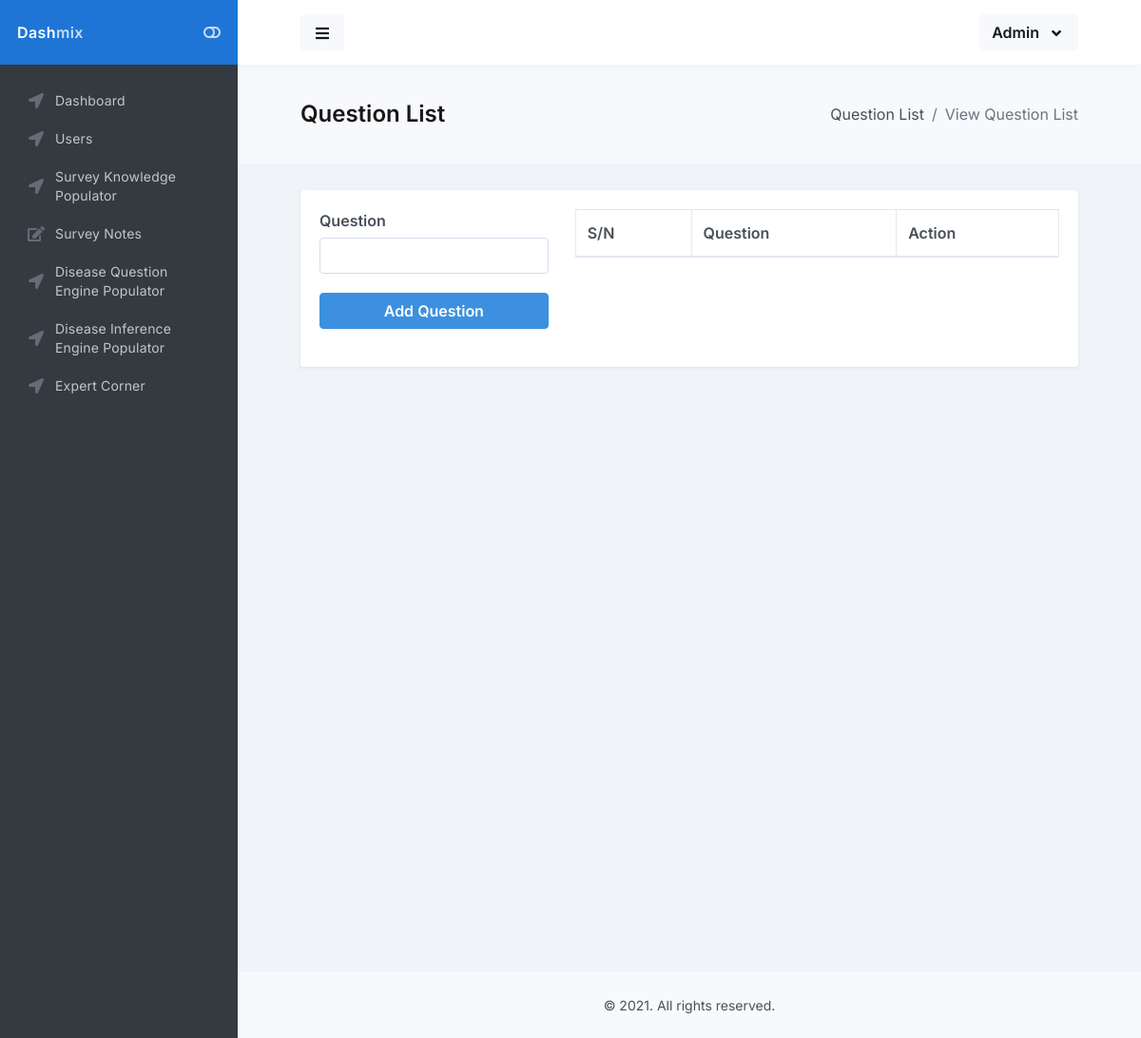
The app's page /admin/disease_question_list.php?disease_id=1, older data.
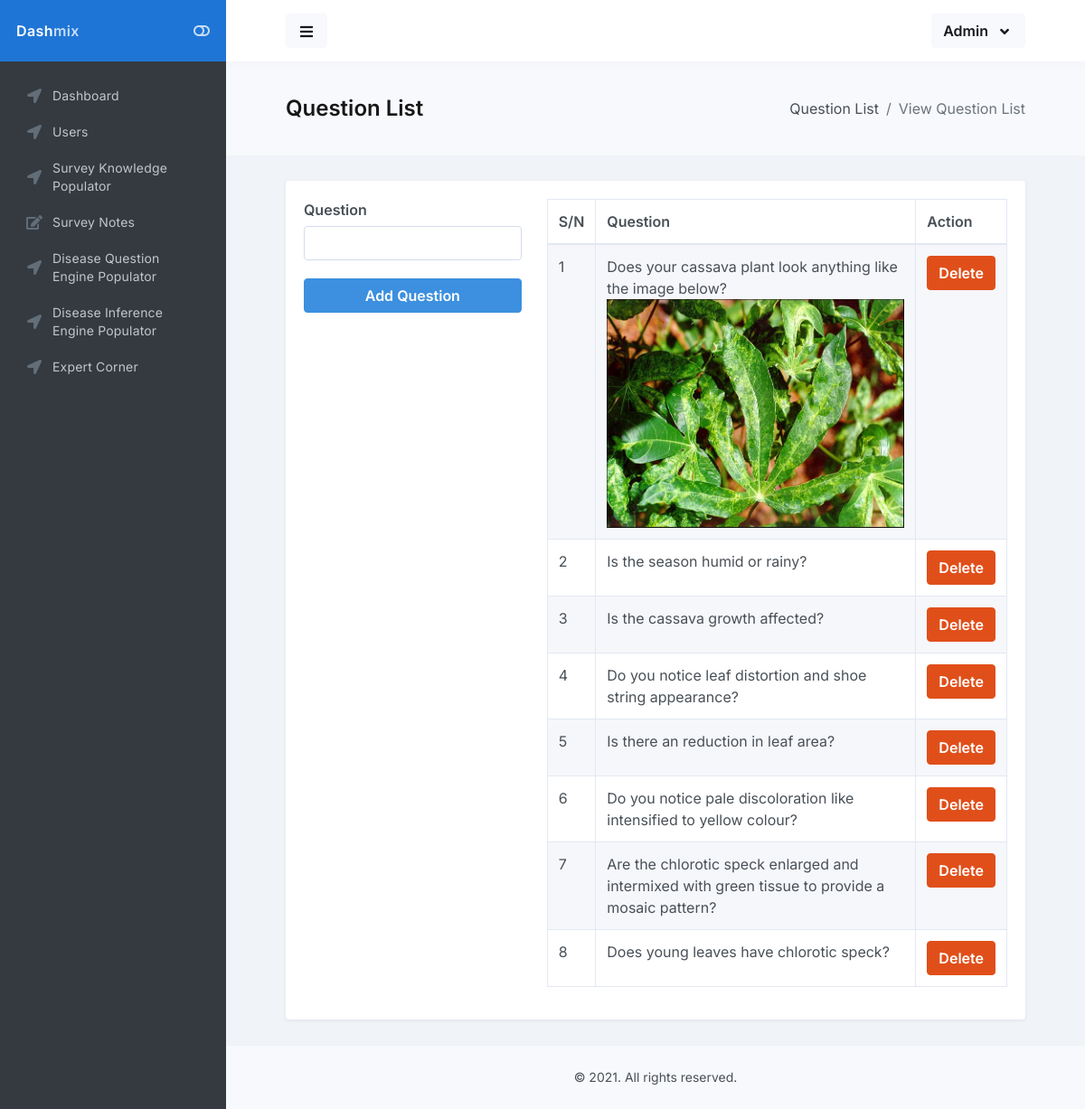
The same page, newer data.
### tables this page shows
CREATE TABLE IF NOT EXISTS `expert_questions` (
  `question_id` int(11) NOT NULL AUTO_INCREMENT,
  `question` text NOT NULL,
  `disease_id` int(11) NOT NULL,
  PRIMARY KEY (`question_id`)
);

### classes/DB.class.php (called while the page is built, shortened)
<?php
class DB{
    private $db_config = ['host'=>'localhost',
                          'username'=>'root',
                          'password'=>'',
                          'database'=>'expert',
                          'charset'=>'utf8mb4'];
    public $pdo;
    public $query;
    public function __construct()
    {
        $dsn = "mysql:host=".$this->db_config['host'].";dbname=".$this->db_config['database'].";charset=".$this->db_config['charset'];
        $options = [
            PDO::ATTR_ERRMODE            => PDO::ERRMODE_EXCEPTION,
            PDO::ATTR_DEFAULT_FETCH_MODE => PDO::FETCH_ASSOC,
            PDO::ATTR_EMULATE_PREPARES   => false,
        ];
        try {
            $this->pdo = new PDO($dsn, $this->db_config['username'], $this->db_config['password'], $options);
        } catch (\PDOException $e) {
            throw new \PDOException($e->getMessage(), (int)$e->getCode());
        }
    }
    public function queryStatement($statement, $value = [])
    {
        $this->query = $this->pdo->prepare($statement);
        if($this->query){
            return $this->query->execute($value);
        }else{
            return false;
        }
    }
    public function fALL()
    {
        $fetch_all_data = $this->query->fetchAll(PDO::FETCH_OBJ);
        if($fetch_all_data)
        {
            return $fetch_all_data;
        }else{
            return false;
        }
    }
}

### classes/Disease.class.php (called while the page is built, shortened)
<?php
class Disease extends DB
{
    public function all_disease_questions ($disease_id){
        $arr =  [$disease_id];
        $query = PARENT::queryStatement("SELECT * FROM expert_questions WHERE disease_id=? ORDER BY question_id DESC", $arr);
        return PARENT::fALL();
    }
}

### admin/disease_question_list.php (the view, shortened to what this page needs)
<?php
include "includes/header.php";
include "includes/sidebar.php";
?>
<main id="main-container">
    <div class="bg-body-light">
        <div class="content content-full">
            <div class="d-flex flex-column flex-sm-row justify-content-sm-between align-items-sm-center">
                <h1 class="flex-sm-fill font-size-h3 font-w900 mt-2 mb-0 mb-sm-2">Question List</h1>
                <nav class="flex-sm-00-auto ml-sm-3" aria-label="breadcrumb">
                    <ol class="breadcrumb">
                        <li class="breadcrumb-item">Question List</li>
                        <li class="breadcrumb-item active" aria-current="page">View Question List</li>
                    </ol>
                </nav>
            </div>
        </div>
    </div>
    <div class="content">
        <div class="block block-rounded">
            <div class="block-content block-content-full">
                <div class="row">
                    <div class="col-md-4">
                    <form action="" method="POST" enctype="multipart/form-data">
                        <div class="form-group">
                            <label>Question</label>
                           <input type="text" class="form-control" name="question">
                        </div>
                        <div class="form-group">
                            <button class="btn btn-info btn-block" name="add">Add Question</button>
                        </div>
                    </form>
                    </div>
                    <div class="col-md-8">
                <table class="table table-bordered table-striped js-dataTable-full" style="width: 100%">
                    <thead>
                        <tr>
                            <th>S/N</th>
                            <th>Question</th>
                            <th>Action</th>
                        </tr>
                    </thead>
                    <tbody>
                        <tr>
                        <?php
                        $count = 1;
                        $all_content = $disease->all_disease_questions($_GET['disease_id']);
                        if(is_array($all_content)){
                            foreach ($all_content as $all_content) {?>
                                <td><?= $count++ ?></td>
                                <td><?= $all_content->question ?></td>
                                <td><a class="btn btn-danger" href="api/delete-disease-question.php?question_id=<?= $all_content->question_id?>&disease_id=<?= $_GET['disease_id']?>">Delete</a></td>
                            </tr>
                        <?php }}?>
                    </tbody>
                </table>
                    </div>
                </div>
            </div>
        </div>
    </div>
</main>
<?php
include "includes/footer.php";
?>

Row changes from the older to the newer data that the page shows:
now on this page (row edited): expert_questions: question "Does your cassava plant look anything like the image below?", question (picture)
now on this page (row edited): expert_questions: question "Is the season humid or rainy?"
now on this page (row edited): expert_questions: question "Is the cassava growth affected?"
now on this page (row edited): expert_questions: question "Do you notice leaf distortion and shoe string appearance?"
now on this page (row edited): expert_questions: question "Is there an reduction in leaf area?"
now on this page (row edited): expert_questions: question "Do you notice pale discoloration like intensified to yellow colour?"
now on this page (row edited): expert_questions: question "Are the chlorotic speck enlarged and intermixed with green tissue to provide a mosaic pattern?"
now on this page (row edited): expert_questions: question "Does young leaves have chlorotic speck?"
